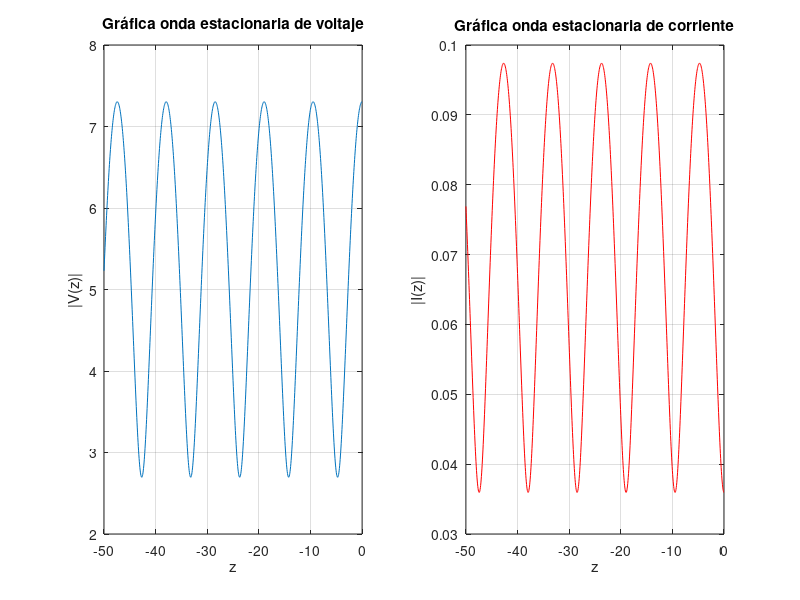

The MATLAB source for this figure:
clear;clc;clf
Zo=75;
L=50;
Zl=30-20*1i;
E_r=2.5;
f=10e6;
A=5;
z=-L:L/1000:0;
Lambda=3e8/(sqrt(E_r)*f);
Ro_l=(Zl-Zo)/(Zl+Zo);
Betta=(2*pi)/Lambda;
tetta=0;
V_z=A.*sqrt(1+(2*abs(Ro_l)).*cos(2*Betta.*z+tetta)+abs(Ro_l)^2);
I_z=(A/Zo).*sqrt(1-(2*abs(Ro_l)).*cos(2*Betta.*z+tetta)+abs(Ro_l)^2);

subplot(1,2,1)
plot(z,V_z)
title("Gráfica onda estacionaria de voltaje")
xlabel('z')
ylabel('|V(z)|')
grid on
subplot(1,2,2)
plot(z,I_z,'r')
grid on
title("Gráfica onda estacionaria de corriente")
xlabel('z')
ylabel('|I(z)|')

VSWR=(1+abs(Ro_l))/(1-abs(Ro_l));

[VM,PosicionMax]=findpeaks(V_z);
[Vm,PosicionMin]=findpeaks(I_z);

Vmax=V_z(PosicionMax);
Vmin=V_z(PosicionMin);
Imax=I_z(PosicionMin);
Imin=I_z(PosicionMax);

for i=1:length(PosicionMax)
    Z_Vmax_Imin(i)=Vmax(i)/Imin(i); %Se calcula la impedancia en los puntos donde el voltaje es máximo y la corriente mínima
    Z_Vmax_IminPosicion(i)=z(PosicionMax(i)); %Puntos z de las impedancias

    Z_Vmin_Imax(i)=Vmin(i)/Imax(i); %Se calcula la impedancia en los puntos donde el voltaje es mínimo y la corriente máxima.
    Z_Vmin_ImaxPosicion(i)=z(PosicionMin(i)); %Puntos z de las impedancias
end
Z_Vmax_Imin(2,:)=Z_Vmax_IminPosicion(:); %se añade a la matriz de impedancias las posiciones donde estas ocurren
Z_Vmin_Imax(2,:)=Z_Vmin_ImaxPosicion(:);











